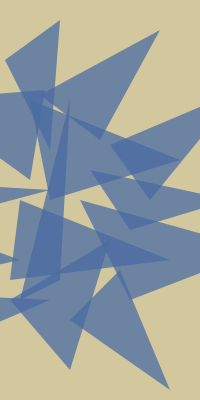
Frame 1 (no input)
Frame 2 (the mouse pressed at the canvas centre, redrawn once): identical to frame 1, image omitted

The Processing sketch that drew this single still picture (run headless with seeded random() and noise(); the mouse was pressed at the canvas centre and the sketch redrawn once):

// Processing sketch: processing_24532
// ── processing_24532.pde




void setup(){
  size(200,400);
  noLoop();
  smooth();
}

void draw(){

  background(211,199,158);
  strokeWeight(0.1);
  noStroke();
  fill(72,107,162,190);
  
  triangle(-150,290,-170,395,50,300);
  triangle(-130,205,-140,295,20,260);
  triangle(-100,230,-120,180,50,190);
  triangle(-80,100,30,180,45,90);
  
  triangle(30,100,50,200,180,160);
  triangle(10,300,70,370,110,240);
  triangle(70,320,120,270,170,390);
  triangle(20,300,60,280,70,100);
  triangle(80,200,130,300,260,250);
  triangle(90,170,130,230,230,200);
  triangle(40,95,100,140,160,30);
  triangle(110,145,150,200,240,90);
  triangle(10,280,20,200,170,260);
  triangle(5,60,50,150,60,20);
  

}
